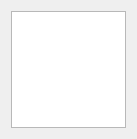
<?xml version="1.0" encoding="UTF-8"?>
<ui version="4.0">
 <class>Elpida::LogsView</class>
 <widget class="QWidget" name="Elpida::LogsView">
  <property name="geometry">
   <rect>
    <x>0</x>
    <y>0</y>
    <width>137</width>
    <height>139</height>
   </rect>
  </property>
  <layout class="QVBoxLayout" name="verticalLayout">
   <item>
    <widget class="QTableView" name="twLogs"/>
   </item>
  </layout>
 </widget>
 <resources/>
 <connections/>
</ui>
